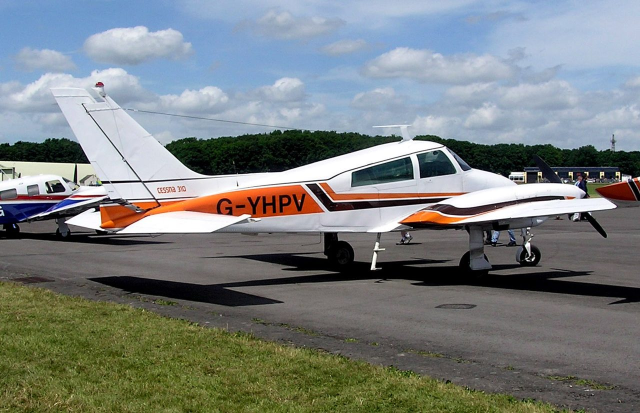
#> input picture aircraft-photos/C310.jpg, 1280 x 826 px, given in place of C42.jpg.roh.png, which was not available (shown at 1/2 size)
$ python blatt_raster.py ../aircraft-photos/C310.jpg ../aircraft-photos/C42.jpg 5
#> lines starting #> are read from the running program, lines starting #| are printed output that depends on the picture
"""Blatt mit beschriftetem Pixelraster ansehen -- damit lassen sich Positionen im
ORIGINALbild ablesen, auch wenn die Ansicht verkleinert ist."""
import sys
from pathlib import Path
from PIL import Image, ImageDraw

icao, sorte = sys.argv[1], sys.argv[2]
schritt = int(sys.argv[3]) if len(sys.argv) > 3 else 200
quelle = Path(f"/opt/friesenspy/data/aip_dfs/{icao}.{sorte}.roh.png")
im = Image.open(quelle).convert("RGB")
#> im is the input picture: PIL image 1280x826 RGB; mean R, G, B 122, 127.4, 126.7
b, h = im.size
#> b = 1280; h = 826
z = ImageDraw.Draw(im)
for x in range(0, b, schritt):
    z.line([(x, 0), (x, h)], fill=(255, 0, 0), width=2)
    z.text((x + 4, 4), str(x), fill=(255, 0, 0))
    z.text((x + 4, h - 16), str(x), fill=(255, 0, 0))
for y in range(0, h, schritt):
    z.line([(0, y), (b, y)], fill=(0, 120, 255), width=2)
    z.text((4, y + 3), str(y), fill=(0, 120, 255))
ziel = f"/tmp/{icao}.{sorte}.raster.png"
im.save(ziel)
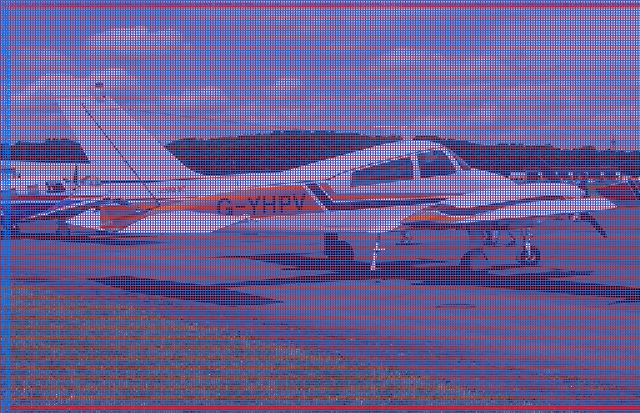
#> saved as C42.jpg.raster.png: PIL image 1280x826 RGB (shown at 1/2 size); mean R, G, B 105.3, 93.2, 147.6
print(f"{quelle.name}: {b} x {h} px  ->  {ziel}  (Raster {schritt} px)")
#> (printed output is left out)

$ run again, on aircraft-photos/C42.jpg
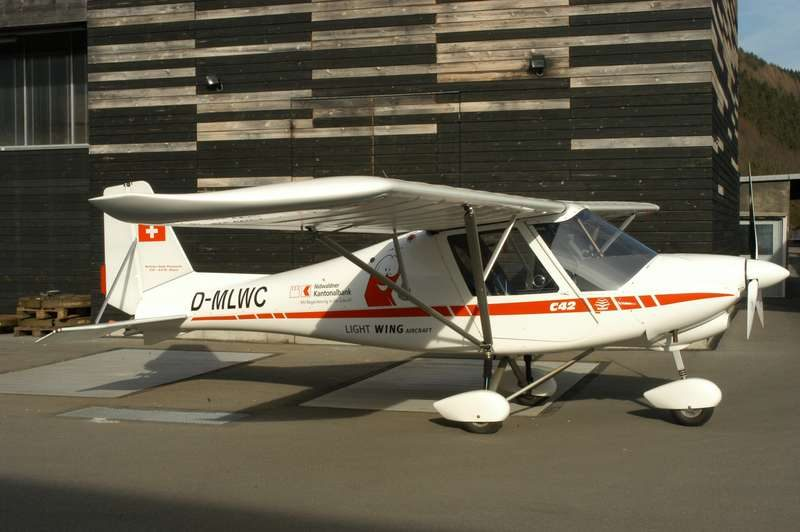
#> input picture aircraft-photos/C42.jpg, 800 x 532 px, given in place of C42.jpg.roh.png, which was not available
#> im is the input picture: PIL image 800x532 RGB; mean R, G, B 100, 94.2, 78.6
#> `im.save(ziel)`:
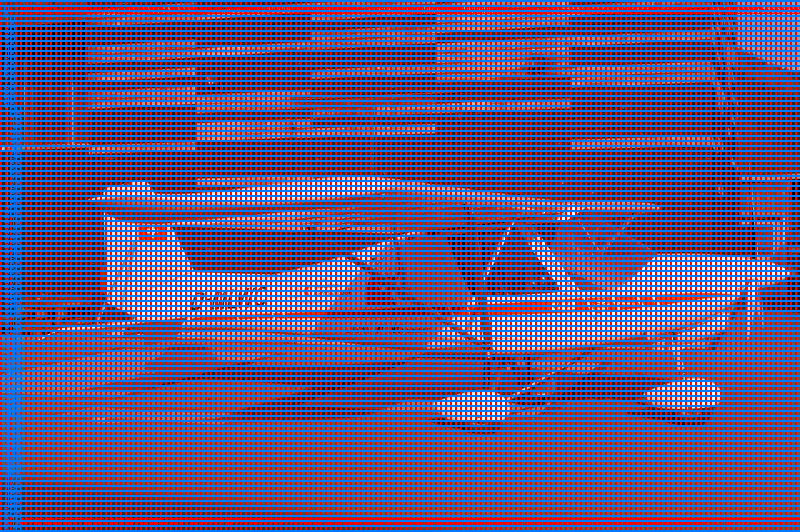
#> saved as C42.jpg.raster.png: PIL image 800x532 RGB; mean R, G, B 97.5, 81.8, 131.2
#> (printed output is left out)
